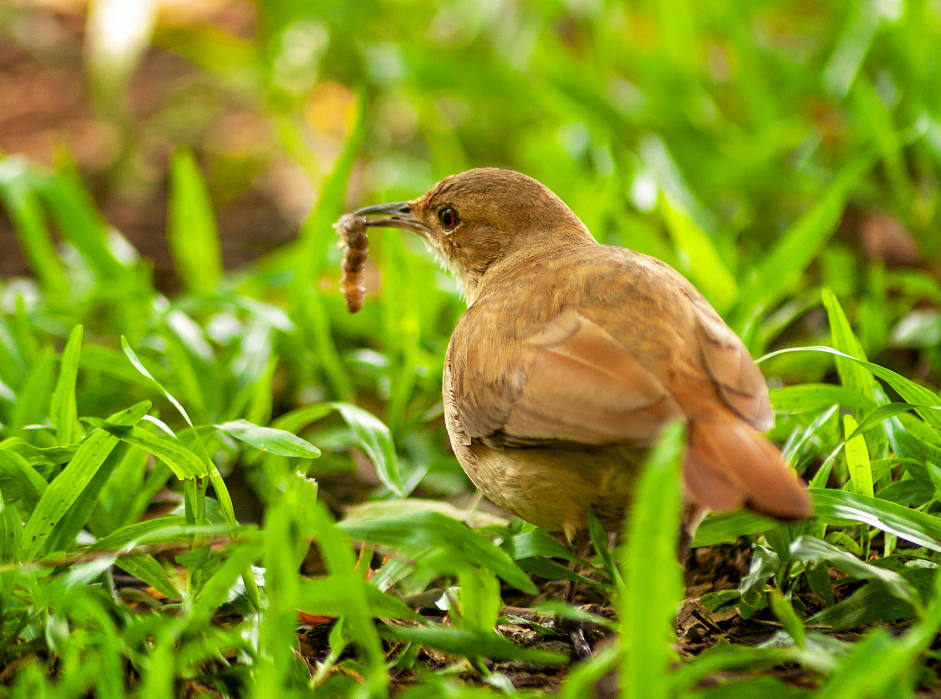
#> input picture dataset/Asian Desert Warbler/Asian Desert Warbler_11.jpg, 2821 x 2095 px, found by its file name (shown at 1/3 size); its folder holds only this picture in this run
$ python process_data.py
#> lines starting #> are read from the running program, lines starting #| are printed output that depends on the picture
import os
from PIL import Image

# Original dataset path
dataset_path = "dataset"

# Desired image size
IMAGE_SIZE = (224, 224)

# Loop through each class folder
for class_name in os.listdir(dataset_path):

    class_path = os.path.join(dataset_path, class_name)

    # Skip non-folder files
    if not os.path.isdir(class_path):
        continue

    print(f"Processing class: {class_name}")

    # Loop through images
    for image_name in os.listdir(class_path):

        image_path = os.path.join(class_path, image_name)

        try:
            # Open image
            img = Image.open(image_path)
#> img is the input picture: PIL image 2821x2095 RGB; mean R, G, B 129.8, 147.6, 30.7

            # Convert image to RGB
            img = img.convert("RGB")

            # Resize image
            img = img.resize(IMAGE_SIZE)
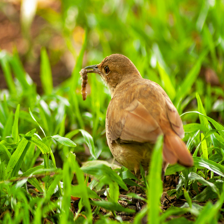
#> img: PIL image 224x224 RGB; mean R, G, B 129.8, 147.6, 30.7

            # Save cleaned image
            img.save(image_path)

        except Exception as e:

            print(f"Error in {image_name}: {e}")

print("Preprocessing Completed!")
